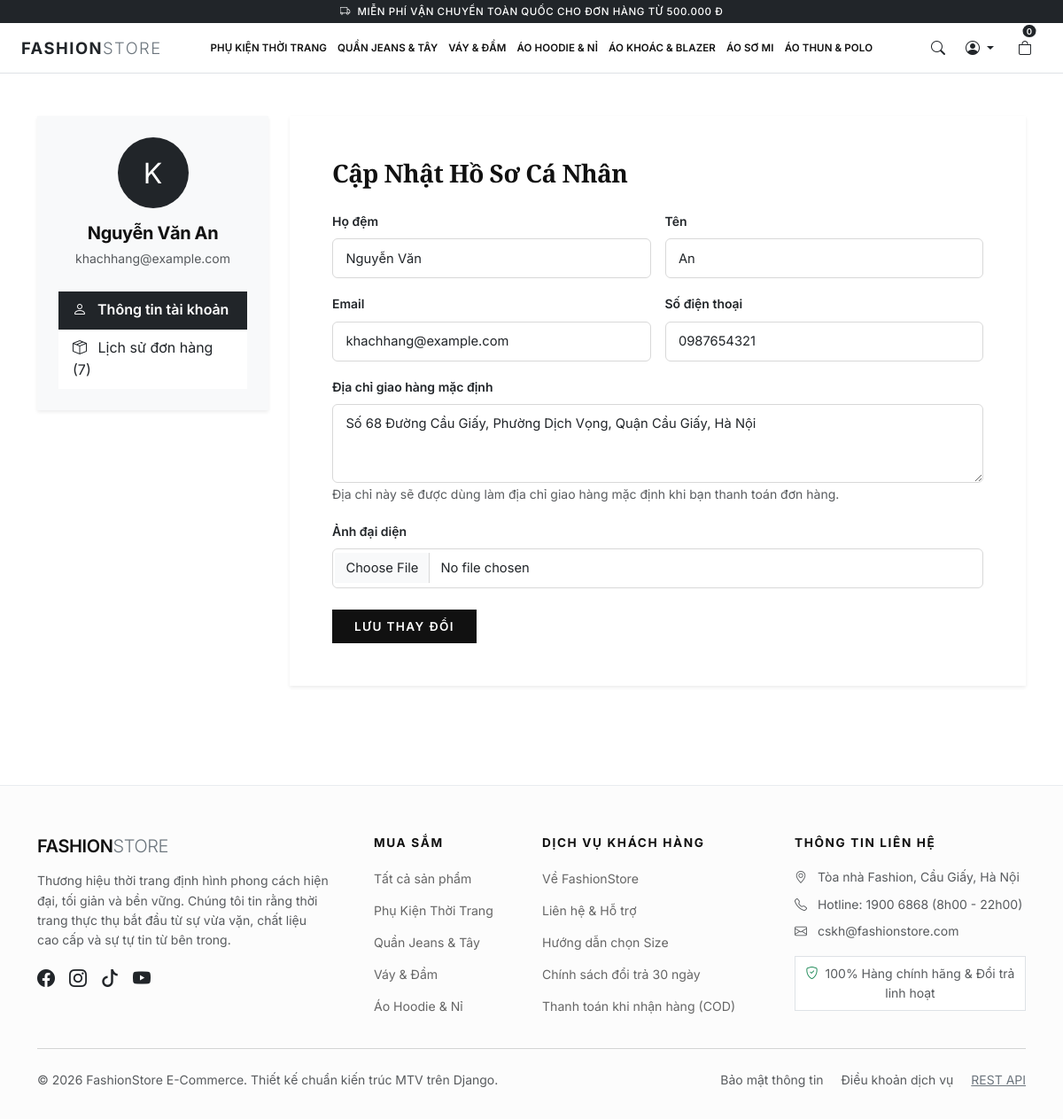
/accounts/profile/ (signed in), run on the app's committed database.
### products/models.py (models this page shows, shortened)
class Category(models.Model):
    name = models.CharField(max_length=100, unique=True, verbose_name='Tên danh mục')
    slug = models.SlugField(max_length=120, unique=True, blank=True, verbose_name='Đường dẫn slug')
    description = models.TextField(blank=True, verbose_name='Mô tả danh mục')
    image = models.ImageField(upload_to='categories/', blank=True, null=True, verbose_name='Ảnh danh mục')
    created_at = models.DateTimeField(auto_now_add=True, verbose_name='Ngày tạo')
    class Meta:
        verbose_name = 'Danh mục sản phẩm'
        verbose_name_plural = 'Danh mục sản phẩm'
        ordering = ['name']

### accounts/models.py (models this page shows, shortened)
class Profile(models.Model):
    user = models.OneToOneField(User, on_delete=models.CASCADE, related_name='profile', verbose_name='Tài khoản')
    phone_number = models.CharField(max_length=15, blank=True, verbose_name='Số điện thoại')
    address = models.TextField(blank=True, verbose_name='Địa chỉ nhận hàng')
    avatar = models.ImageField(upload_to='avatars/', blank=True, null=True, verbose_name='Ảnh đại diện')
    created_at = models.DateTimeField(auto_now_add=True, verbose_name='Ngày tạo')
    updated_at = models.DateTimeField(auto_now=True, verbose_name='Cập nhật lần cuối')
    class Meta:
        verbose_name = 'Hồ sơ người dùng'
        verbose_name_plural = 'Hồ sơ người dùng'

### accounts/views.py (the view)
# urls.py: path('profile/', views.profile_view, name='profile'),
@login_required
def profile_view(request):
    profile = request.user.profile
    if request.method == 'POST':
        u_form = UserUpdateForm(request.POST, instance=request.user)
        p_form = ProfileUpdateForm(request.POST, request.FILES, instance=profile)
        if u_form.is_valid() and p_form.is_valid():
            u_form.save()
            p_form.save()
            messages.success(request, "Hồ sơ cá nhân đã được cập nhật thành công!")
            return redirect('accounts:profile')
        else:
            messages.error(request, "Cập nhật hồ sơ thất bại. Vui lòng kiểm tra các ô lỗi.")
    else:
        u_form = UserUpdateForm(instance=request.user)
        p_form = ProfileUpdateForm(instance=profile)
    orders_count = request.user.orders.count()
    return render(request, 'accounts/profile.html', {
        'u_form': u_form,
        'p_form': p_form,
        'orders_count': orders_count,
    })

### accounts/forms.py
class UserUpdateForm(forms.ModelForm):
    first_name = forms.CharField(max_length=50, required=True, label="Họ đệm",
        widget=forms.TextInput(attrs={'class': 'form-control'}))
    last_name = forms.CharField(max_length=50, required=True, label="Tên",
        widget=forms.TextInput(attrs={'class': 'form-control'}))
    email = forms.EmailField(required=True, label="Email",
        widget=forms.EmailInput(attrs={'class': 'form-control'}))
    class Meta:
        model = User
        fields = ['first_name', 'last_name', 'email']

class ProfileUpdateForm(forms.ModelForm):
    class Meta:
        model = Profile
        fields = ['phone_number', 'address', 'avatar']
        labels = {
            'phone_number': 'Số điện thoại',
            'address': 'Địa chỉ giao hàng mặc định',
            'avatar': 'Ảnh đại diện',
        }
        widgets = {
            'phone_number': forms.TextInput(attrs={'class': 'form-control'}),
            'address': forms.Textarea(attrs={'class': 'form-control', 'rows': 3}),
            'avatar': forms.FileInput(attrs={'class': 'form-control'}),
        }

### cart/context_processors.py (called while the page is built)
def cart_context(request):
    cart_count = 0
    cart_total = 0
    if request.user.is_authenticated:
        try:
            from cart.models import Cart
            cart = Cart.objects.filter(user=request.user).first()
            if cart:
                cart_count = cart.get_total_items()
                cart_total = cart.get_total_price()
        except Exception:
            pass
    return {
        'nav_cart_count': cart_count,
        'nav_cart_total': cart_total,
    }

### cart/models.py (called while the page is built)
    def get_total_items(self):
        total = self.items.aggregate(total_qty=models.Sum('quantity'))['total_qty']
        return total if total is not None else 0

    def get_total_price(self):
        total = sum(item.get_subtotal() for item in self.items.all())
        return total

### core/templatetags/currency_tags.py (called while the page is built)
@register.filter(name='vnd')
def vnd(value):
    if value is None or value == '':
        return '0₫'
    try:
        val = int(round(float(value)))
        formatted = f"{val:,}".replace(",", ".")
        return f"{formatted}₫"
    except (ValueError, TypeError):
        return f"{value}₫"

### products/context_processors.py (called while the page is built)
def category_context(request):
    try:
        from products.models import Category
        categories = Category.objects.prefetch_related('products').all()
    except Exception:
        categories = []
    return {
        'nav_categories': categories
    }

### templates/accounts/profile.html (shortened to what this page needs)
{% extends 'base.html' %}
{% load static %}
{% block content %}
<div class="container py-5">
    <div class="row g-4">
        <div class="col-lg-3">
            <div class="card border-0 shadow-sm p-4 rounded-0 bg-light">
                <div class="text-center mb-4">
                    {% if user.profile.avatar %}
                    <img src="{{ user.profile.avatar.url }}" alt="{{ user.username }}" class="rounded-circle img-thumbnail mb-3" style="width: 100px; height: 100px; object-fit: cover;">
                    {% else %}
                    <div class="rounded-circle bg-dark text-white d-flex align-items-center justify-content-center mx-auto mb-3" style="width: 80px; height: 80px; font-size: 2rem;">
                        {{ user.username|make_list|first|upper }}
                    </div>
                    {% endif %}
                    <h5 class="fw-bold mb-1">{{ user.get_full_name|default:user.username }}</h5>
                    <small class="text-muted">{{ user.email }}</small>
                </div>
                <div class="list-group list-group-flush rounded-0">
                    <a href="{% url 'accounts:profile' %}" class="list-group-item list-group-item-action active bg-dark border-dark text-white fw-semibold">
                        <i class="bi bi-person me-2"></i> Thông tin tài khoản
                    </a>
                    <a href="{% url 'orders:history' %}" class="list-group-item list-group-item-action">
                        <i class="bi bi-box-seam me-2"></i> Lịch sử đơn hàng ({{ orders_count }})
                    </a>
                </div>
            </div>
        </div>
        <div class="col-lg-9">
            <div class="card border-0 shadow-sm p-4 p-md-5 rounded-0 bg-white">
                <h3 class="fw-bold mb-4 serif-font">Cập Nhật Hồ Sơ Cá Nhân</h3>
                <form method="post" enctype="multipart/form-data">
                    <div class="row g-3">
                        <div class="col-md-6">
                            <label class="form-label small fw-semibold">{{ u_form.first_name.label }}</label>
                            {{ u_form.first_name }}
                        </div>
                        <div class="col-md-6">
                            <label class="form-label small fw-semibold">{{ u_form.last_name.label }}</label>
                            {{ u_form.last_name }}
                        </div>
                        <div class="col-md-6">
                            <label class="form-label small fw-semibold">{{ u_form.email.label }}</label>
                            {{ u_form.email }}
                        </div>
                        <div class="col-md-6">
                            <label class="form-label small fw-semibold">{{ p_form.phone_number.label }}</label>
                            {{ p_form.phone_number }}
                        </div>
                        <div class="col-12">
                            <label class="form-label small fw-semibold">{{ p_form.address.label }}</label>
                            {{ p_form.address }}
                            <small class="text-muted">Địa chỉ này sẽ được dùng làm địa chỉ giao hàng mặc định khi bạn thanh toán đơn hàng.</small>
                        </div>
                        <div class="col-12">
                            <label class="form-label small fw-semibold">{{ p_form.avatar.label }}</label>
                            {{ p_form.avatar }}
                        </div>
                        <div class="col-12 mt-4">
                            <button type="submit" class="btn btn-fashion-dark px-4 py-2">
                                Lưu Thay Đổi
                            </button>
                        </div>
                    </div>
                </form>
            </div>
        </div>
    </div>
</div>
{% endblock %}

### templates/base.html (shortened to what this page needs)
{% load static %}
<!DOCTYPE html>
<html lang="vi">
<head>
    <link href="https://cdn.jsdelivr.net/npm/bootstrap@5.3.3/dist/css/bootstrap.min.css" rel="stylesheet">
    <link rel="stylesheet" href="https://cdn.jsdelivr.net/npm/bootstrap-icons@1.11.3/font/bootstrap-icons.min.css">
    <link rel="stylesheet" href="{% static 'css/style.css' %}?v=20261102_05">
</head>
<body class="d-flex flex-column min-vh-100 body-has-bottom-nav">
    <div class="top-announcement-bar bg-dark text-white text-center py-1 px-2 small">
        <div class="container d-flex align-items-center justify-content-center">
            <span class="announcement-text text-uppercase">
                <i class="bi bi-truck me-1"></i> Miễn phí vận chuyển toàn quốc cho đơn hàng từ 500.000 đ
            </span>
        </div>
    </div>
    {% include 'includes/navbar.html' %}
    <main class="flex-grow-1" id="mainContent">
        {% block content %}
        {% endblock %}
    </main>
    {% include 'includes/footer.html' %}
</body>
</html>

### templates/includes/navbar.html (shortened to what this page needs)
{% load static %}
<header class="yame-header sticky-top" id="mainHeader">
    <div class="yame-header-main bg-white border-bottom position-relative">
        <div class="container-fluid px-2 px-sm-3 px-xl-4">
            <div class="d-flex align-items-center justify-content-between" style="min-height: 56px;">
                <div class="d-flex align-items-center flex-shrink-0 me-2">
                    <a class="yame-brand-logo text-dark text-decoration-none" href="{% url 'core:home' %}">
                        <span class="fw-bold text-uppercase">FASHION</span><span class="fw-light text-secondary">STORE</span>
                    </a>
                </div>
                <nav class="yame-nav-bar d-none d-lg-block mx-1 mx-xl-3 flex-grow-1 overflow-hidden" style="min-width: 0;">
                    <ul class="yame-nav-list d-flex justify-content-center align-items-center list-unstyled mb-0 flex-nowrap" style="scrollbar-width: none;">
                        {% for cat in nav_categories %}
                        <li class="yame-nav-item yame-nav-item--has-mega">
                            <a class="yame-nav-link" href="{% url 'products:category_products' cat.slug %}">
                                {{ cat.name }}
                            </a>
                        </li>
                        {% endfor %}
                    </ul>
                </nav>
                <div class="header-right-actions d-flex align-items-center gap-1 gap-sm-2 flex-shrink-0 ms-auto ps-2" style="z-index: 1050; min-width: fit-content;">
                    <button class="btn yame-header-icon-btn text-dark border-0 bg-transparent text-decoration-none" id="searchToggleBtn" type="button" aria-label="Tìm kiếm sản phẩm" title="Tìm kiếm">
                        <i class="bi bi-search fs-6"></i>
                    </button>
                    {% if user.is_authenticated %}
                    <div class="dropdown">
                        <button class="btn yame-header-btn dropdown-toggle d-flex align-items-center gap-1 p-1 text-dark border-0 bg-transparent" type="button" data-bs-toggle="dropdown" aria-expanded="false" title="Tài khoản">
                            <i class="bi bi-person-circle fs-6"></i>
                        </button>
                    </div>
                    {% endif %}
                    {% if user.is_authenticated %}
                    <a href="{% url 'cart:detail' %}" class="btn yame-cart-btn text-dark position-relative p-1 text-decoration-none ms-1" title="Giỏ hàng">
                        <i class="bi bi-bag fs-6"></i>
                        <span class="yame-cart-badge position-absolute translate-middle badge rounded-pill bg-dark text-white">
                            {{ nav_cart_count|default:0 }}
                        </span>
                    </a>
                    {% endif %}
                </div>
            </div>
        </div>
    </div>
</header>

### templates/includes/footer.html
{% load static %}
<footer class="fashion-footer">
    <div class="container">
        <div class="row g-4">
            <div class="col-lg-4 col-md-6">
                <h5 class="brand-logo mb-3">FASHION<span class="text-secondary fw-light">STORE</span></h5>
                <p class="text-muted small pe-lg-4">
                    Thương hiệu thời trang định hình phong cách hiện đại, tối giản và bền vững. Chúng tôi tin rằng thời trang thực thụ bắt đầu từ sự vừa vặn, chất liệu cao cấp và sự tự tin từ bên trong.
                </p>
                <div class="d-flex gap-3 text-secondary fs-5 mt-3">
                    <a href="#" class="text-dark"><i class="bi bi-facebook"></i></a>
                    <a href="#" class="text-dark"><i class="bi bi-instagram"></i></a>
                    <a href="#" class="text-dark"><i class="bi bi-tiktok"></i></a>
                    <a href="#" class="text-dark"><i class="bi bi-youtube"></i></a>
                </div>
            </div>
            <div class="col-lg-2 col-md-6 col-6">
                <h6 class="footer-heading">Mua sắm</h6>
                <ul class="footer-link-list">
                    <li><a href="{% url 'products:product_list' %}">Tất cả sản phẩm</a></li>
                    {% for cat in nav_categories|slice:":4" %}
                    <li><a href="{% url 'products:category_products' cat.slug %}">{{ cat.name }}</a></li>
                    {% endfor %}
                </ul>
            </div>
            <div class="col-lg-3 col-md-6 col-6">
                <h6 class="footer-heading">Dịch vụ khách hàng</h6>
                <ul class="footer-link-list">
                    <li><a href="{% url 'core:about' %}">Về FashionStore</a></li>
                    <li><a href="{% url 'core:contact' %}">Liên hệ & Hỗ trợ</a></li>
                    <li><a href="#">Hướng dẫn chọn Size</a></li>
                    <li><a href="#">Chính sách đổi trả 30 ngày</a></li>
                    <li><a href="#">Thanh toán khi nhận hàng (COD)</a></li>
                </ul>
            </div>
            <div class="col-lg-3 col-md-6">
                <h6 class="footer-heading">Thông tin liên hệ</h6>
                <p class="text-muted small mb-2"><i class="bi bi-geo-alt me-2"></i> Tòa nhà Fashion, Cầu Giấy, Hà Nội</p>
                <p class="text-muted small mb-2"><i class="bi bi-telephone me-2"></i> Hotline: 1900 6868 (8h00 - 22h00)</p>
                <p class="text-muted small mb-3"><i class="bi bi-envelope me-2"></i> cskh@fashionstore.com</p>
                <div class="p-2 border bg-white small text-center text-muted">
                    <i class="bi bi-shield-check text-success me-1"></i> 100% Hàng chính hãng & Đổi trả linh hoạt
                </div>
            </div>
        </div>
        <hr class="my-4 text-muted">
        <div class="row align-items-center small text-muted">
            <div class="col-md-6 text-center text-md-start">
                &copy; 2026 FashionStore E-Commerce. Thiết kế chuẩn kiến trúc MTV trên Django.
            </div>
            <div class="col-md-6 text-center text-md-end mt-2 mt-md-0">
                <span class="me-3">Bảo mật thông tin</span>
                <span class="me-3">Điều khoản dịch vụ</span>
                <a href="/api/products/" target="_blank" class="text-decoration-underline text-secondary">REST API</a>
            </div>
        </div>
    </div>
</footer>

### data on the page
Category: name "PHỤ KIỆN THỜI TRANG", name "Phụ Kiện Thời Trang"
Category: name "QUẦN JEANS & TÂY", name "Quần Jeans & Tây"
Category: name "VÁY & ĐẦM", name "Váy & Đầm"
Category: name "ÁO HOODIE & NỈ", name "Áo Hoodie & Nỉ"
Category: name "ÁO KHOÁC & BLAZER"
Category: name "ÁO SƠ MI"
Category: name "ÁO THUN & POLO"
Profile: phone_number "0987654321", address "Số 68 Đường Cầu Giấy, Phường Dịch Vọng, Quận Cầu Giấy, Hà Nội"

### other printed values
{{ nav_cart_count|default:0 }} "0"
{{ user.username|make_list|first|upper }} "K"
{{ user.get_full_name|default:user.username }} "Nguyễn Văn An"
{{ user.email }} "khachhang@example.com"
{{ orders_count }} "7"
{{ u_form.first_name.label }} "Họ đệm"
{{ u_form.last_name.label }} "Tên"
{{ u_form.email.label }} "Email"
{{ p_form.phone_number.label }} "Số điện thoại"
{{ p_form.address.label }} "Địa chỉ giao hàng mặc định"
{{ p_form.avatar.label }} "Ảnh đại diện"
